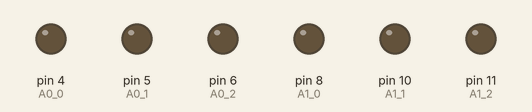
This sketch was run on a simulated Arduino Uno, built with avr-gcc and run on an emulated ATmega328P. Parts: output pins drawn as LEDs (lit = HIGH). What the sketch prints to the serial monitor is not drawn.

Above: at 1.55 s.
At 1.95 s:
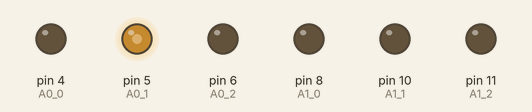
At 2.4 s:
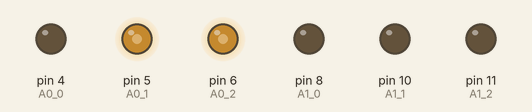
At 3.25 s:
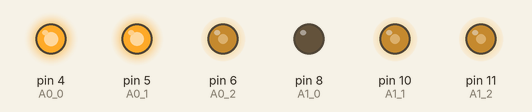
At 4.0 s:
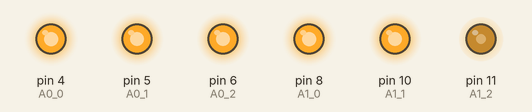
At 4.95 s:
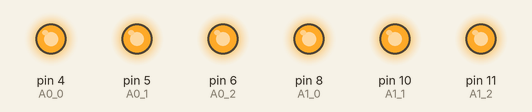
Timing chart, 0 to 9.6 s (numbered marks = the images above):
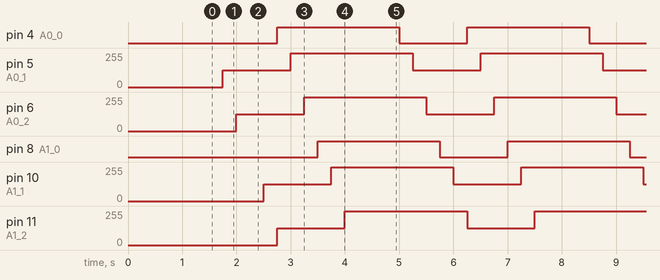

The sketch:

250906_Pump_Speed.ino
```cpp
// ====== CONFIG ======
#define USB_BAUD 9600   // Match this with Serial Monitor baud
// ====================

// Pin mapping (M-Duino analog outputs → Arduino pins)
const int A0_0 = 4;  // A0.0
const int A0_1 = 5;  // A0.1
const int A0_2 = 6;  // A0.2
const int A1_0 = 8;  // A1.0
const int A1_1 = 10; // A1.1
const int A1_2 = 11; // A1.2
/*
const int PUMP_CX1_SOURCE = 5;   // A0.1
const int PUMP_CX1_LOAD   = 4;   // A0.0
const int PUMP_CX2_SOURCE = 11;  // A1.2
const int PUMP_CX2_LOAD   = 8;   // A1.0
*/
/*
// Current setpoints (percent 0–100)
float spCX1S = 0, spCX1L = 0, spCX2S = 0, spCX2L = 0;

// ----- Helpers
int pctToPwm(float pct) {
  if (pct < 0)   pct = 0;
  if (pct > 100) pct = 100;
  return (int)round((pct / 100.0) * 255.0);
}

void applyAll() {
  analogWrite(PUMP_CX1_SOURCE, pctToPwm(spCX1S));
  analogWrite(PUMP_CX1_LOAD,   pctToPwm(spCX1L));
  analogWrite(PUMP_CX2_SOURCE, pctToPwm(spCX2S));
  analogWrite(PUMP_CX2_LOAD,   pctToPwm(spCX2L));
}

void printStatus() {
  Serial.println(F("---- Pump Status (% setpoint ≈ 0–10V) ----"));
  Serial.print (F("CX1S: ")); Serial.print(spCX1S, 1); Serial.println(F("%  (A0.1 → pin 5)"));
  Serial.print (F("CX1L: ")); Serial.print(spCX1L, 1); Serial.println(F("%  (A0.0 → pin 4)"));
  Serial.print (F("CX2S: ")); Serial.print(spCX2S, 1); Serial.println(F("%  (A1.2 → pin 11)"));
  Serial.print (F("CX2L: ")); Serial.print(spCX2L, 1); Serial.println(F("%  (A1.0 → pin 8)"));
  Serial.println(F("------------------------------------------"));
}

void printHelp() {
  Serial.println(F("Commands:"));
  Serial.println(F("  CX1S <pct>   Set CX1_Source (A0.1 → pin 5) to 0–100%"));
  Serial.println(F("  CX1L <pct>   Set CX1_Load   (A0.0 → pin 4) to 0–100%"));
  Serial.println(F("  CX2S <pct>   Set CX2_Source (A1.2 → pin 11) to 0–100%"));
  Serial.println(F("  CX2L <pct>   Set CX2_Load   (A1.0 → pin 8) to 0–100%"));
  Serial.println(F("  ALL  <pct>   Set ALL pumps to 0–100%"));
  Serial.println(F("  STATUS       Show current setpoints"));
  Serial.println(F("  HELP or ?    Show this help"));
  Serial.println(F("Notes: Serial Monitor = 9600 baud, line ending = Newline."));
}

void handleSet(const String& id, float pct) {
  if (pct < 0 || pct > 100) {
    Serial.println(F("Error: percent must be 0–100."));
    return;
  }
  bool ok = true;
  if      (id.equalsIgnoreCase("CX1S")) spCX1S = pct;
  else if (id.equalsIgnoreCase("CX1L")) spCX1L = pct;
  else if (id.equalsIgnoreCase("CX2S")) spCX2S = pct;
  else if (id.equalsIgnoreCase("CX2L")) spCX2L = pct;
  else if (id.equalsIgnoreCase("ALL"))  { spCX1S = spCX1L = spCX2S = spCX2L = pct; }
  else ok = false;

  if (!ok) { Serial.println(F("Unknown pump ID. Use CX1S, CX1L, CX2S, CX2L, or ALL.")); return; }
  applyAll();
  Serial.print(id); Serial.print(F(" set to ")); Serial.print(pct, 1); Serial.println(F("%"));
}

void parseLine(String line) {
  line.trim();
  if (!line.length()) return;
  int sp = line.indexOf(' ');
  String t0 = (sp > 0) ? line.substring(0, sp) : line;
  String t1 = (sp > 0) ? line.substring(sp + 1) : "";

  if (t0.equalsIgnoreCase("HELP") || t0 == "?")       printHelp();
  else if (t0.equalsIgnoreCase("STATUS"))             printStatus();
  else if (t0.equalsIgnoreCase("CX1S") || t0.equalsIgnoreCase("CX1L") ||
           t0.equalsIgnoreCase("CX2S") || t0.equalsIgnoreCase("CX2L") ||
           t0.equalsIgnoreCase("ALL")) {
    float pct = t1.toFloat();
    handleSet(t0, pct);
  } else {
    Serial.println(F("Unrecognized command. Type HELP or ?"));
  }
}
*/

void setup() {
  Serial.begin(USB_BAUD);
  delay(250);               // give USB time to enumerate
  pinMode(A0_0, OUTPUT);
  delay(250);               // give USB time to enumerate
  pinMode(A0_1, OUTPUT);
  delay(250);               // give USB time to enumerate
  pinMode(A0_2, OUTPUT);
  delay(250);               // give USB time to enumerate
  pinMode(A1_0, OUTPUT);
  delay(250);               // give USB time to enumerate
  pinMode(A1_1, OUTPUT);
  delay(250);               // give USB time to enumerate
  pinMode(A1_2, OUTPUT);
  Serial.println(F("M-Duino 0–10V Pump Controller Test on pins 4, 5, 6, 8, 10, 11"));
  /*
  pinMode(PUMP_CX1_SOURCE, OUTPUT);
  pinMode(PUMP_CX1_LOAD,   OUTPUT);
  pinMode(PUMP_CX2_SOURCE, OUTPUT);
  pinMode(PUMP_CX2_LOAD,   OUTPUT);
  applyAll();
  Serial.println(F("M-Duino 0–10V Pump Controller"));
  printHelp();
  printStatus();
  */
}

void loop() {
  analogWrite(A0_0, 127);
  delay(250);               // give USB time to enumerate
  analogWrite(A0_1, 127);
  delay(250);               // give USB time to enumerate
  analogWrite(A0_2, 127);
  delay(250);               // give USB time to enumerate
  analogWrite(A1_0, 127);
  delay(250);               // give USB time to enumerate
  analogWrite(A1_1, 127);
  delay(250);               // give USB time to enumerate
  analogWrite(A1_2, 127);
  Serial.println(F("M-Duino Pins 4, 5, 6, 8, 10, 11 at 5V"));

  analogWrite(A0_0, 254);
  delay(250);               // give USB time to enumerate
  analogWrite(A0_1, 254);
  delay(250);               // give USB time to enumerate
  analogWrite(A0_2, 254);
  delay(250);               // give USB time to enumerate
  analogWrite(A1_0, 254);
  delay(250);               // give USB time to enumerate
  analogWrite(A1_1, 254);
  delay(250);               // give USB time to enumerate
  analogWrite(A1_2, 254);
  Serial.println(F("M-Duino Pins 4, 5, 6, 8, 10, 11 at 5V"));
  delay(1000);
  /*
  if (Serial.available()) {
    String line = Serial.readStringUntil('\n');
    parseLine(line);
    } */
}
```

Measured:
- by itself, pin 4 (A0_0), pin 8 (A1_0): alternates HIGH for 2.3 s and LOW for 1.3 s
- by itself, pin 5 (A0_1), pin 6 (A0_2), pin 10 (A1_1), pin 11 (A1_2): alternates 254/255 for 2.3 s and 127/255 for 1.3 s
